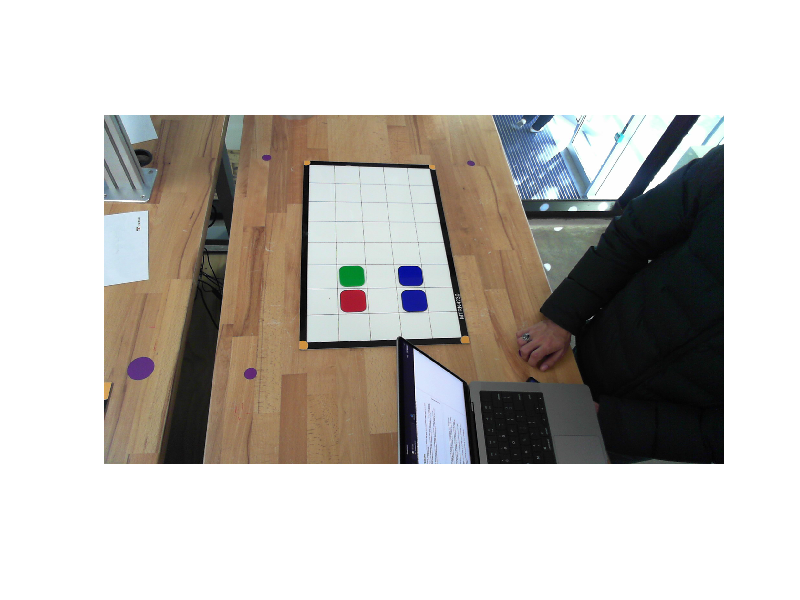

This figure's MATLAB source: (Note: this script raises an error after producing the figure.)
%% Part A: Computer Vision for Game Board Detection
clear all;

% Load the image data
load('imgdata.mat');
imshow(img1);

% Point 1: Identify the four corners of the game board using the top-down view provided by the webcam.
% Using RGB thresholds to detect yellowish regions in the image (presumably the corners of the game board).
red_threshold = (img1(:,:,1) <= 230 & img1(:,:,1) >= 185);
green_threshold = (img1(:,:,2) <= 170 & img1(:,:,2) >= 120);
blue_threshold = (img1(:,:,3) <= 100 & img1(:,:,3) >= 60);

yellow_mask = red_threshold & green_threshold & blue_threshold;

% Applying morphological operations to refine the mask
structuring_element = strel('disk', 7);
closed_mask = imclose(yellow_mask, structuring_element);
refined_mask = bwareaopen(closed_mask, 100);

% Detecting centroids of the yellow regions
yellow_regions = regionprops(refined_mask, 'Centroid');
yellow_centroids = cat(1, yellow_regions.Centroid);

% Displaying the detected centroids on the image
hold on;
scatter(yellow_centroids(:, 1), yellow_centroids(:,2), 'r', 'filled');
hold off;

% Point 2: Calculate the homography matrix and complete a projective transform.
% Defining image coordinates of detected centroids and their corresponding real-world coordinates
image_coordinates = [yellow_centroids(4, 1) yellow_centroids(4, 2); 
                     yellow_centroids(3, 1) yellow_centroids(3, 2); 
                     yellow_centroids(2, 1) yellow_centroids(2, 2); 
                     yellow_centroids(1, 1) yellow_centroids(1, 2)];

world_coordinates = [-900 525; -900 75; -250 -525; -250 75];

% Computing the projective transformation
transformation = fitgeotrans(image_coordinates, world_coordinates, 'projective');
homography_matrix = transformation.T;

% Point 3: Obtain the pose of each of the corners in reference to the robot’s base joint.
real_corner1 = transformPointsForward(transformation, [yellow_centroids(1, 1) yellow_centroids(1, 2)]);
real_corner2 = transformPointsForward(transformation, [yellow_centroids(2, 1) yellow_centroids(2, 2)]);
real_corner3 = transformPointsForward(transformation, [yellow_centroids(3, 1) yellow_centroids(3, 2)]);
real_corner4 = transformPointsForward(transformation, [yellow_centroids(4, 1) yellow_centroids(4, 2)]);

% Displaying the transformation matrix
disp(homography_matrix);

% Note: Point 4 is not addressed in this code. Additional color thresholding or segmentation techniques are needed.
